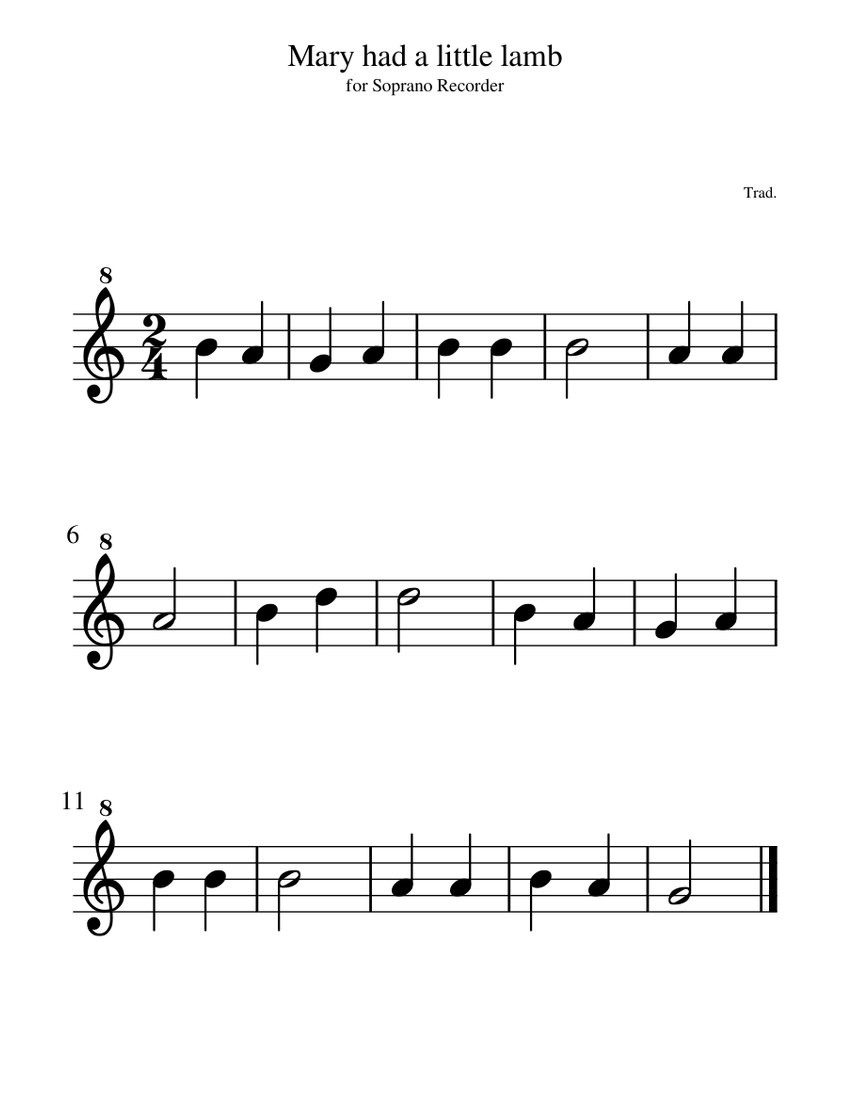
#> input picture music-sheet.png, 850 x 1100 px
$ jupyter execute --allow-errors 'Applications in Machine Learning Part 2.ipynb'
#> lines starting #> are read from the running program, lines starting #| are printed output that depends on the picture; after the words box and inside, x2 and y2 are one past the last pixel; in counts of white or black regions, pixels touching at a corner belong together
# Image Processing with Python: Applications in Machine Learning Part 2

by: Jephraim C. Manansala | Published on https://jephraim-manansala.medium.com/

### How can image processing techniques be used to prepare data for a machine learning algorithm?

In this post, we will learn the step-by-step procedures on how to preprocess and prepare image datasets to extract quantifiable features that can be used for a machine learning algorithm. Techniques such as binarization, template matching, morphological operations, and blob detection will be used. This serves as a supplement to the image processing techniques used in my previous article. https://jephraim-manansala.medium.com/image-processing-with-python-applications-in-machine-learning-17d7aac6bc97

Let’s begin.

As usual, we import libraries such as `numpy`, `pandas`, and `matplotlib`. Additionally, we import specific functions from the `skimage`, `sklearn`, and `imblearn` library.

[cell 1]
import numpy as np
import pandas as pd
import matplotlib.pyplot as plt
from matplotlib.patches import Rectangle
from skimage.io import imread, imshow
from skimage.feature import match_template, peak_local_max
from skimage.measure import label, regionprops
from skimage.morphology import erosion, dilation
from skimage.feature import blob_dog, blob_log, blob_doh
from skimage.util import invert
from sklearn.model_selection import train_test_split
from sklearn.ensemble import RandomForestClassifier
from imblearn.over_sampling import RandomOverSampler

import warnings
warnings.filterwarnings('ignore')

Our objective is to properly label the pitch and the notes on a music sheet. We will have to extract quantifiable information from each note that will serve as the input for our machine learning algorithm. Let's tackle this step-by-step!

### STEP 1: Perform Exploratory Data Analysis (EDA)

We should always remember that EDA is an essential part of any data science project. Before developing the machine learning pipeline, we need to familiarize ourselves with the data — this includes its structure, formatting, and nuances. This is crucial to ensure that the project methodology that will be conceptualized is appropriate for the dataset at hand.

For this project, we are going to use this music sheet of the nursery rhyme 'Mary Had a Little Lamb' (Original Image Courtesy of musescore.com)

[cell 2]
plt.figure(figsize=(8,15))
music = imread('music-sheet.png')
#> music is the input picture: shape (1100, 850, 3); min 0, max 255, mean 246
imshow(music);

Notice that we are only given one image of a music sheet. The image is a single-channel grayscale image, which means that we only need to binarize the image. Also, notice that each musical note has a specific symbol and position on it. This means that the machine learning pipeline to be developed should classify the musical symbol and the position of the said symbol. Lastly, notice that there is a G-cleft on each line on the musical sheet. We can use this as a reference point for each of the lines.

### STEP 2: Apply Image Binarization

From the EDA findings, we can start by performing image thresholding to extract the necessary information in the images. To do this, we will set all values above the midpoint as 255—meanwhile, all values below the midpoint as 0.

[cell 3]
plt.figure(figsize=(8,8))
music[music<120]=0
music[music>=120]=255
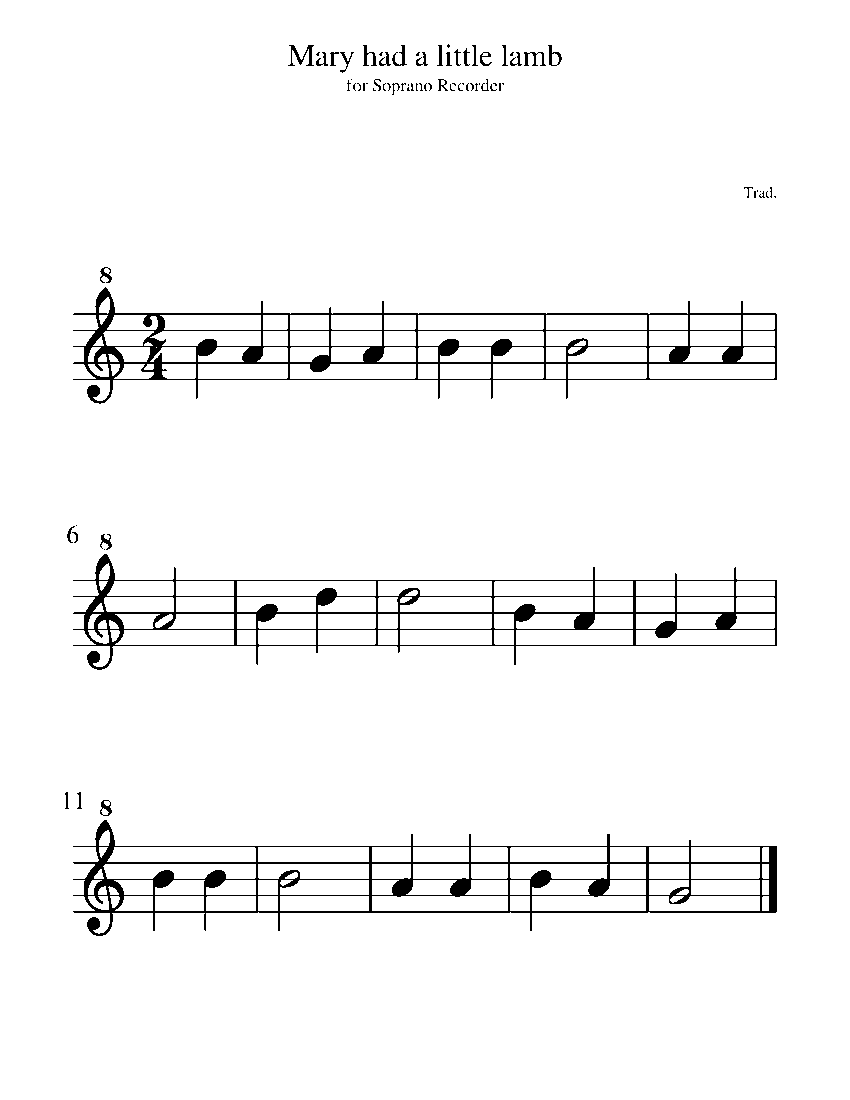
#> music: shape (1100, 850, 3); 96.6% white; 76 black regions (43 under 20 px), largest, box (x1, y1, x2, y2) and area: (73, 287, 777, 404) 10564, (73, 820, 777, 936) 10148, (73, 554, 777, 670) 8887
imshow(music)

### STEP 3: Image Segmentation using Template Matching

To help ease the image analysis, we should segment the image to every music line and remove unnecessary objects. From the EDA, we have observed that there is a G-clef on each of the music line. We can use this object as a reference point for each music line and use template matching (object detection) techniques. If you are not familiar with this technique, please do check it out in my previous post! https://jephraim-manansala.medium.com/image-processing-with-python-object-detection-using-template-matching-fa82b8c94fbd

[cell 4]
template = music[285:405, 70:140]
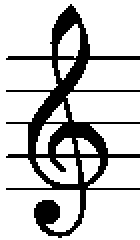
#> template: shape (120, 70, 3) (shown 2 times larger); 78.6% white; 1 black region, box (x1, y1, x2, y2) and area: (3, 2, 70, 119) 1794
plt.figure(figsize=(3,3))
imshow(template);

Now, let's try to locate this template image to the input image!

[cell 5]
result = match_template(music, template)
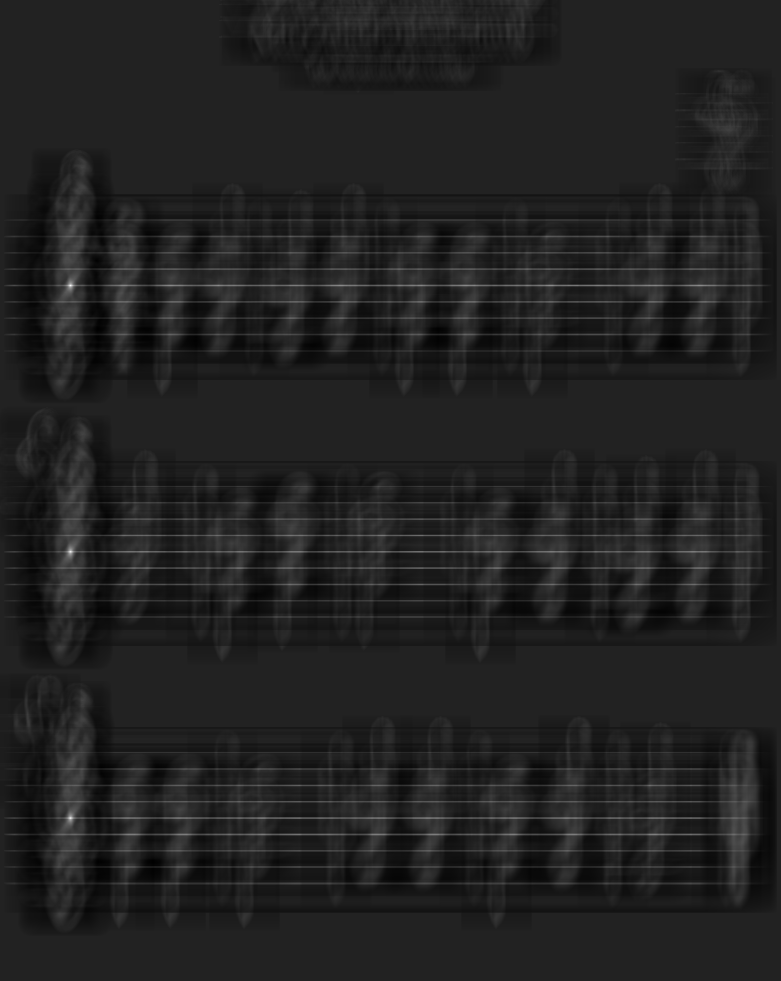
#> result: shape (981, 781, 1) float64; min -0.158, max 1, mean -0.00453; drawn with min black and max white
plt.figure(figsize=(8,8))
plt.imshow(result, cmap='viridis');

Notice that the yellow spots on the resulting cross-correlation image? This signifies the areas where the image template matched the input image. We can see that the technique successfully identified the G-clefs' position in the input image. From here, we can segment the image using the coordinates of the matched template and add a range of values to encapsulate the entire staff lines.

[cell 6]
plt.figure(figsize=(8,8))
imshow(music)
#> (the rest of this cell did not finish here and is left out)

Notice how we did not encapsulate the G-clefs on the image segments? This is because we no longer need this symbol to determine each music notes' note and pitch. It has served its purpose of automatically encapsulating each line of the music sheet by detecting the G-clefs.

[cell 7]
# fig, ax = plt.subplots(3,1, figsize=(15,8))
# ax[0].imshow(music_lines[0], cmap='gray')
# ax[1].imshow(music_lines[1], cmap='gray')
# ax[2].imshow(music_lines[2], cmap='gray')
# for a in ax.flatten():
#     a.axis('off')

### STEP 4: Apply Morphological Operations

The next step is to remove the staff lines from the resulting segmented music lines to focus on the musical notes and their position. We can do this by applying morphological operations to the image. Note that we will use a vertical structuring element to remove the horizontal lines on the image.

[cell 8]
element = np.array([[0,1],
                    [0,1],
                    [0,1],
                    [0,1]])
imshow(element);
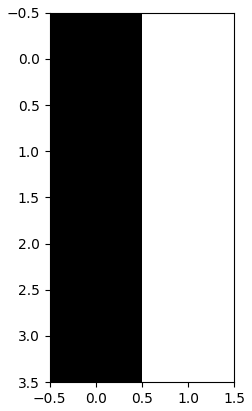
#> figure drawn by matplotlib, 1 panel
